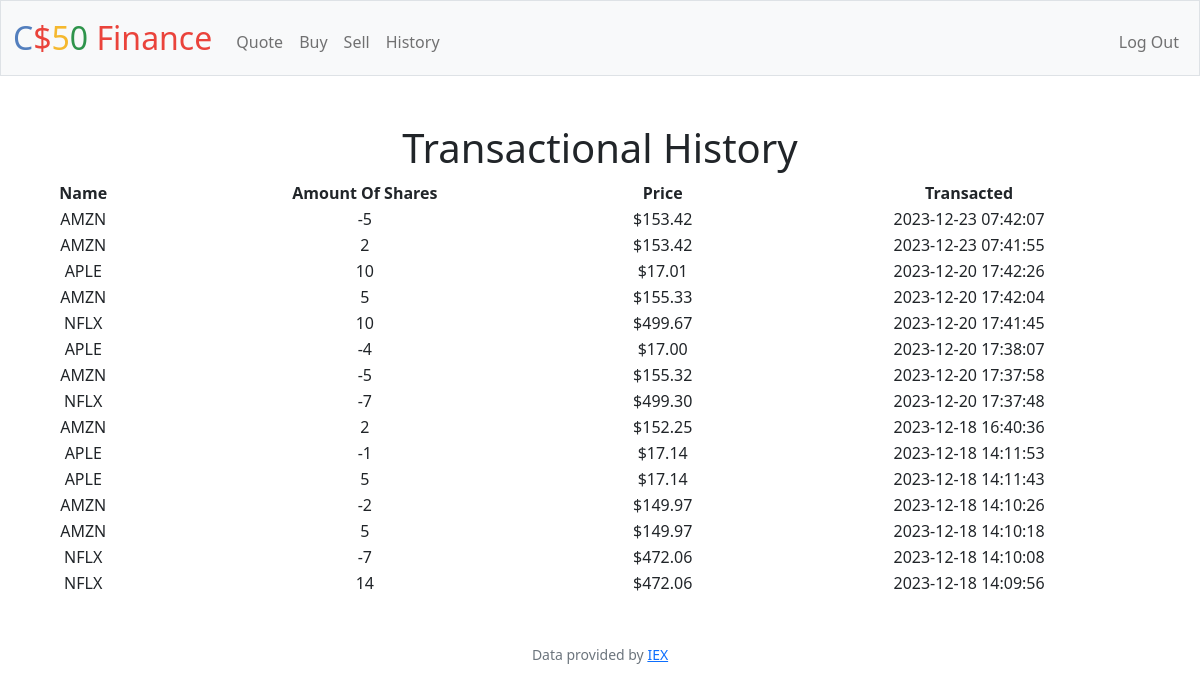
Screenshot of /history (signed in) with the database file from the repository.
### tables this page shows
CREATE TABLE history (
	history_id INTEGER PRIMARY KEY AUTOINCREMENT,
	dateOfTransaction DATE NOT NULL,
	amount_Shares NOT NULL,
    symbol NOT NULL,
    price NOT NULL,
    user_id INTEGER,
	FOREIGN KEY (user_id) REFERENCES users (id)
);

### app.py (the view)
@app.route("/history")
@login_required
def history():
    transaction_history = db.execute("SELECT * FROM history WHERE user_id = ? ORDER BY dateOfTransaction DESC", session["user_id"])
    option = 1
    if len(transaction_history) == 0:
        return render_template("history.html", Option = option)
    else:
        option = 2
        shares_pricing = []
        company_Symbols = []
        date_of_transaction = []
        amount_of_shares = []
        for i in transaction_history:
            shares_pricing.append(usd(i["price"]))
            company_Symbols.append(i["symbol"])
            date_of_transaction.append(i["dateOfTransaction"])
            amount_of_shares.append(i["amount_Shares"])
        return render_template("history.html", Option = option, name = company_Symbols, shares = amount_of_shares, cost = shares_pricing, date = date_of_transaction, length = len(date_of_transaction))

### app.py (called while the page is built)
@app.after_request
def after_request(response):
    response.headers["Cache-Control"] = "no-cache, no-store, must-revalidate"
    response.headers["Expires"] = 0
    response.headers["Pragma"] = "no-cache"
    return response

### helpers.py (called while the page is built)
def login_required(f):
    @wraps(f)
    def decorated_function(*args, **kwargs):
        if session.get("user_id") is None:
            return redirect("/login")
        return f(*args, **kwargs)
    return decorated_function

def usd(value):
    return f"${value:,.2f}"

### templates/history.html (shortened to what this page needs)
{% extends "layout.html" %}
{% block main %}
    <h1>Transactional History</h1>
    {% if Option == 1 %}
        <h1>No Transactions have taken place yet.</h1>
    {% else %}
        <table class = "home_table">
            <thead>
                <tr class="home_table_tr">
                    <th>Name</th>
                    <th>Amount Of Shares</th>
                    <th>Price</th>
                    <th>Transacted</th>
                </tr>
            </thead>
            <tbody >
                {% for i in range(length) %}
                    <tr class="home_table_tr">
                        <td> {{ name[i] }} </td>
                        <td> {{ shares[i] }} </td>
                        <td> {{ cost[i] }} </td>
                        <td> {{ date[i] }} </td>
                    </tr>
                {%endfor%}
            </tbody>
        </table>
    {% endif %}
{% endblock %}

### templates/layout.html (shortened to what this page needs)
<!DOCTYPE html>
<html lang="en">
    <head>
        <link href="https://cdn.jsdelivr.net/npm/bootstrap@5.1.3/dist/css/bootstrap.min.css" rel="stylesheet">
        <link href="/static/styles.css" rel="stylesheet">
    </head>
    <body>
        <nav class="bg-light border navbar navbar-expand-md navbar-light">
            <div class="container-fluid">
                <a class="navbar-brand" href="/"><span class="blue">C</span><span class="red">$</span><span class="yellow">5</span><span class="green">0</span> <span class="red">Finance</span></a>
                <div class="collapse navbar-collapse" id="navbar">
                    {% if session["user_id"] %}
                        <ul class="navbar-nav me-auto mt-2">
                            <li class="nav-item"><a class="nav-link" href="/quote">Quote</a></li>
                            <li class="nav-item"><a class="nav-link" href="/buy">Buy</a></li>
                            <li class="nav-item"><a class="nav-link" href="/sell">Sell</a></li>
                            <li class="nav-item"><a class="nav-link" href="/history">History</a></li>
                        </ul>
                        <ul class="navbar-nav ms-auto mt-2">
                            <li class="nav-item"><a class="nav-link" href="/logout">Log Out</a></li>
                        </ul>
                    {% else %}
                        <ul class="navbar-nav ms-auto mt-2">
                            <li class="nav-item"><a class="nav-link" href="/register">Register</a></li>
                            <li class="nav-item"><a class="nav-link" href="/login">Log In</a></li>
                        </ul>
                    {% endif %}
                </div>
            </div>
        </nav>
        <main class="container-fluid py-5 text-center">
            {% block main %}{% endblock %}
        </main>
        <footer class="mb-5 small text-center text-muted">
            Data provided by <a href="https://iexcloud.io/">IEX</a>
        </footer>
    </body>
</html>

### static/styles.css (style rules this page uses)
nav .navbar-brand { font-size: xx-large; }
nav .navbar-brand .blue { color: #537fbe; }
nav .navbar-brand .red { color: #ea433b; }
nav .navbar-brand .yellow { color: #f5b82e; }
nav .navbar-brand .green { color: #2e944b; }
.home_table { width: 100%; justify-content: space-evenly; align-self: center; align-items: center; margin: auto; }
.home_table_tr { width: 50%; }

### rows the page displays
history: symbol "AMZN", amount_Shares "-5", dateOfTransaction "2023-12-23 07:42:07"
history: symbol "AMZN", dateOfTransaction "2023-12-23 07:41:55"
history: symbol "APLE", amount_Shares "10", dateOfTransaction "2023-12-20 17:42:26"
history: symbol "AMZN", dateOfTransaction "2023-12-20 17:42:04"
history: symbol "NFLX", amount_Shares "10", dateOfTransaction "2023-12-20 17:41:45"
history: symbol "APLE", amount_Shares "-4", dateOfTransaction "2023-12-20 17:38:07"
history: symbol "AMZN", amount_Shares "-5", dateOfTransaction "2023-12-20 17:37:58"
history: symbol "NFLX", amount_Shares "-7", dateOfTransaction "2023-12-20 17:37:48"
history: symbol "AMZN", dateOfTransaction "2023-12-18 16:40:36"
history: symbol "APLE", amount_Shares "-1", dateOfTransaction "2023-12-18 14:11:53"
history: symbol "APLE", dateOfTransaction "2023-12-18 14:11:43"
history: symbol "AMZN", amount_Shares "-2", dateOfTransaction "2023-12-18 14:10:26"
history: symbol "AMZN", dateOfTransaction "2023-12-18 14:10:18"
history: symbol "NFLX", amount_Shares "-7", dateOfTransaction "2023-12-18 14:10:08"
history: symbol "NFLX", amount_Shares "14", dateOfTransaction "2023-12-18 14:09:56"

### other values shown
{{ cost[i] }} "$153.42" "$153.42" "$17.01" "$155.33" "$499.67" "$17.00" "$155.32" "$499.30" "$152.25" "$17.14" "$17.14" "$149.97" "$149.97" "$472.06" "$472.06"
{{ shares[i] }} "2" "5" "2" "5" "5"
